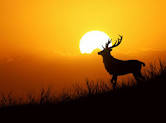
%> input picture Semester_Material/Semester_4/Digital_Image_Processing/Lab/download.jfif, 166 x 123 px
$ octave LabTask2.m   (GNU Octave 9; MATLAB toolbox functions it lacks are replaced by stand-ins)
%> lines starting %> are read from the running program, lines starting %| are printed output that depends on the picture; in (x1, y1, x2, y2) boxes, pixels count from 0 and x2, y2 are one past the last pixel; in counts of white or black regions, pixels touching at a corner belong together; the program's own positions count from 1
%% Image interpolation
%% 1) Read an image 2) Convert to grayscale 3) Reduce size upto 20%(0.2) Bilinear(BL) imresize(Img,0.2,'BL');
%% 4) Reduce the image size upto 10x using NN, BL, BC (Bicubic)

image = imread('E:\Digital Image Processing\Lab\download.jfif');
%> image is the input picture: size 123x166x3 uint8; mean R, G, B 152.9, 98, 18.8


grayImage = rgb2gray(image);
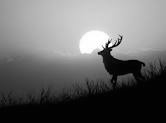
%> grayImage: size 123x166 uint8; min 0, max 255, mean 105.3
subplot(2,3,1);
x = grayImage;
imshow(grayImage);
title('Grayscale image');

bilinearImage = imresize(image, 0.2,'bilinear');
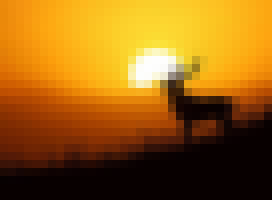
%> bilinearImage: size 25x34x3 uint8 (shown 8 times larger); mean R, G, B 152.9, 98, 18.8
subplot(2,3,2);
imshow(bilinearImage);
title('Bilinear image');

bicubicImage = imresize(image, 10,'bicubic');
subplot(2,3,3);
imshow(bicubicImage);
title('Bicubic image');

nearestImage = imresize(image, 10,'nearest');
subplot(2,3,4);
imshow(nearestImage);
title('Nearest image');

subplot(2,3,5);
imshow(gray2ind(x));
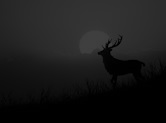
%> displayed picture: size 123x166, on the screen's scale of 0 to 255; min 0, max 63, mean 25.9
title('Index image');

subplot(2,3,6);
imshow(im2bw(image));
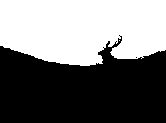
%> displayed picture: size 123x166 logical; 46.5% white; 2 white regions (1 under 20 px), largest, box (x1, y1, x2, y2) and area: (0, 0, 166, 66) 9495
title('Binary image');

%% Slice index image from grayscale image

figure;
imshow(grayslice(grayImage,100));
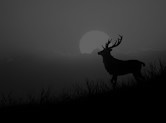
%> displayed picture: size 123x166, on the screen's scale of 0 to 255; min 0, max 99, mean 40.9
title('Sliced Image:100');
%% Create mirror image
A = imread('E:\Digital Image Processing\Lab\download.jfif');
%> (the run ends here)
